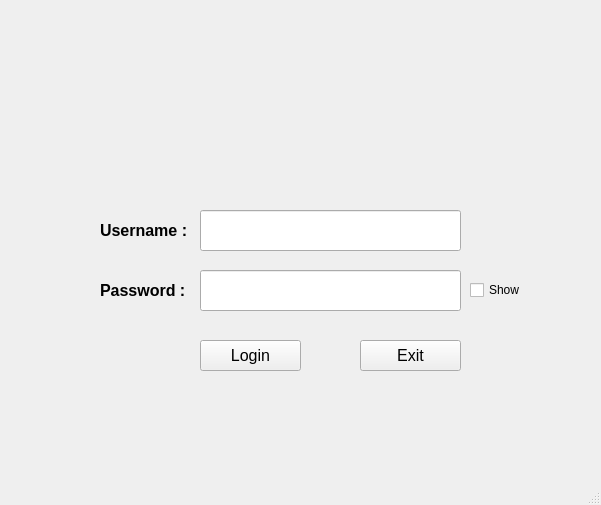
<?xml version="1.0" encoding="UTF-8"?>
<ui version="4.0">
 <class>MainWindow</class>
 <widget class="QMainWindow" name="MainWindow">
  <property name="geometry">
   <rect>
    <x>0</x>
    <y>0</y>
    <width>601</width>
    <height>505</height>
   </rect>
  </property>
  <property name="windowTitle">
   <string>MainWindow</string>
  </property>
  <widget class="QWidget" name="centralwidget">
   <widget class="QLabel" name="icon">
    <property name="geometry">
     <rect>
      <x>50</x>
      <y>40</y>
      <width>471</width>
      <height>131</height>
     </rect>
    </property>
    <property name="text">
     <string/>
    </property>
    <property name="pixmap">
     <pixmap>logo.png</pixmap>
    </property>
    <property name="scaledContents">
     <bool>true</bool>
    </property>
   </widget>
   <widget class="QLineEdit" name="user_name_lineedit">
    <property name="geometry">
     <rect>
      <x>200</x>
      <y>210</y>
      <width>261</width>
      <height>41</height>
     </rect>
    </property>
   </widget>
   <widget class="QLabel" name="user_name_label">
    <property name="geometry">
     <rect>
      <x>100</x>
      <y>210</y>
      <width>91</width>
      <height>41</height>
     </rect>
    </property>
    <property name="text">
     <string>&lt;html&gt;&lt;head/&gt;&lt;body&gt;&lt;p&gt;&lt;span style=&quot; font-size:12pt; font-weight:700;&quot;&gt;Username :&lt;/span&gt;&lt;/p&gt;&lt;/body&gt;&lt;/html&gt;</string>
    </property>
   </widget>
   <widget class="QLabel" name="password_label">
    <property name="geometry">
     <rect>
      <x>100</x>
      <y>270</y>
      <width>91</width>
      <height>41</height>
     </rect>
    </property>
    <property name="text">
     <string>&lt;html&gt;&lt;head/&gt;&lt;body&gt;&lt;p&gt;&lt;span style=&quot; font-size:12pt; font-weight:700;&quot;&gt;Password :&lt;/span&gt;&lt;/p&gt;&lt;/body&gt;&lt;/html&gt;</string>
    </property>
   </widget>
   <widget class="QLineEdit" name="password_lineedit">
    <property name="geometry">
     <rect>
      <x>200</x>
      <y>270</y>
      <width>261</width>
      <height>41</height>
     </rect>
    </property>
    <property name="echoMode">
     <enum>QLineEdit::Password</enum>
    </property>
   </widget>
   <widget class="QCheckBox" name="show_password">
    <property name="geometry">
     <rect>
      <x>470</x>
      <y>280</y>
      <width>75</width>
      <height>20</height>
     </rect>
    </property>
    <property name="text">
     <string>Show</string>
    </property>
   </widget>
   <widget class="QPushButton" name="login_button">
    <property name="geometry">
     <rect>
      <x>200</x>
      <y>340</y>
      <width>101</width>
      <height>31</height>
     </rect>
    </property>
    <property name="font">
     <font>
      <pointsize>12</pointsize>
     </font>
    </property>
    <property name="text">
     <string>Login</string>
    </property>
   </widget>
   <widget class="QPushButton" name="exit">
    <property name="geometry">
     <rect>
      <x>360</x>
      <y>340</y>
      <width>101</width>
      <height>31</height>
     </rect>
    </property>
    <property name="font">
     <font>
      <pointsize>12</pointsize>
     </font>
    </property>
    <property name="text">
     <string>Exit</string>
    </property>
   </widget>
  </widget>
  <widget class="QMenuBar" name="menubar">
   <property name="geometry">
    <rect>
     <x>0</x>
     <y>0</y>
     <width>601</width>
     <height>22</height>
    </rect>
   </property>
  </widget>
  <widget class="QStatusBar" name="statusbar"/>
 </widget>
 <resources/>
 <connections/>
</ui>
